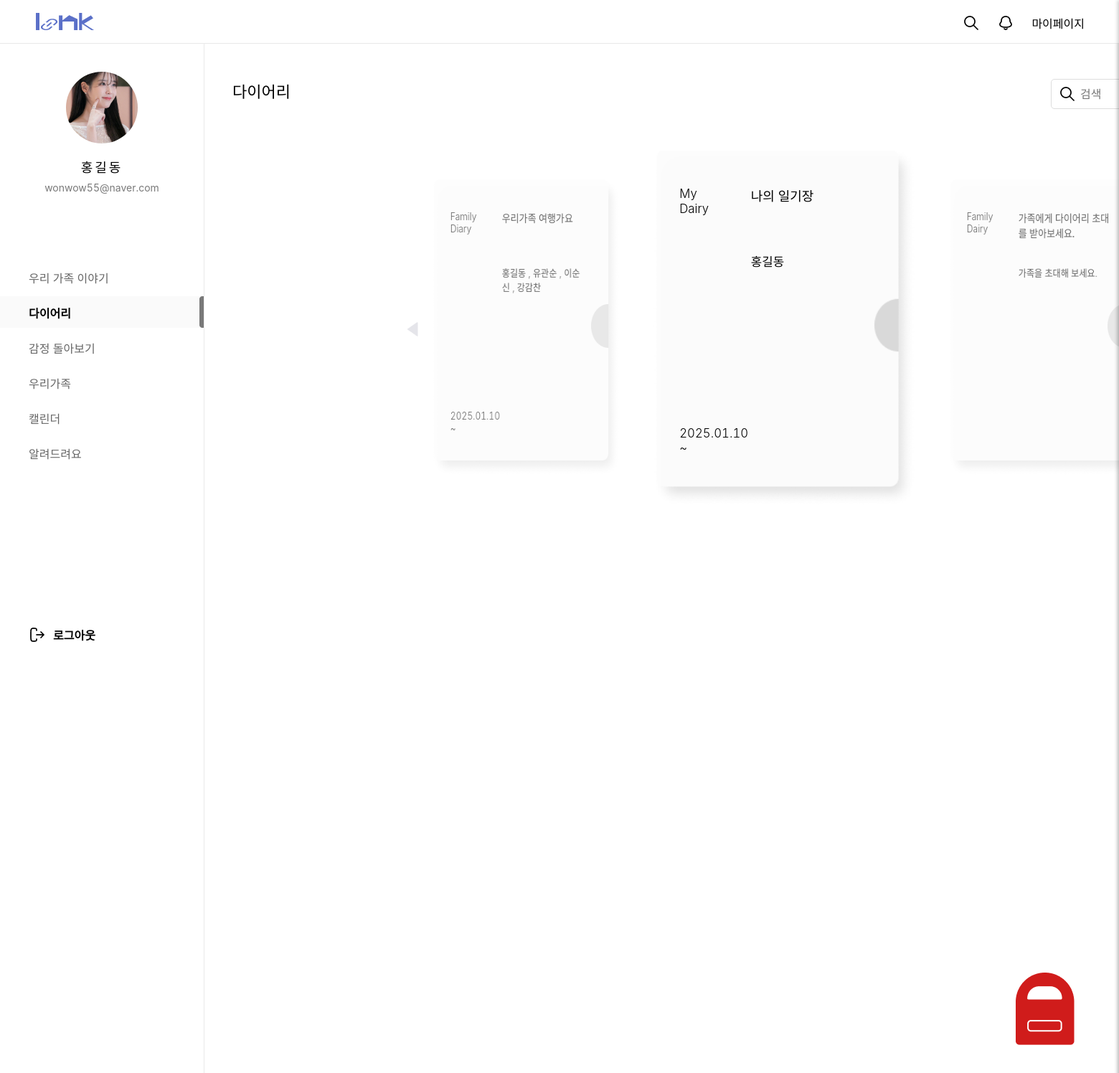
Screenshot of /diary/diaryHome/ (signed in) with the database file from the repository.
### mypage/models.py (models this page shows, shortened)
class Img(models.Model):
  id = models.CharField(max_length=50, primary_key=True)  # 고유한 ID
  img = models.ImageField(upload_to='images/', null=True, blank=True, default='../static/images/calendar1/default_profile.png')  # 디폴트 이미지 설정

### loginpage/models.py (models this page shows, shortened)
class Member(models.Model):
  id = models.CharField(max_length=50,primary_key=True)
  pw = models.CharField(max_length=100)
  name = models.CharField(max_length=100)
  nicName = models.CharField(max_length=100,default='123')
  mail = models.EmailField(max_length=100)
  birthday = models.CharField(max_length=50)
  gender = models.CharField(max_length=10,choices=[('남자', '남자'), ('여자', '여자')])
  mdate = models.DateTimeField(auto_now=True)
  created_group = models.OneToOneField(
        'diary.GroupDiary',  # '앱이름.모델이름' 형식
        on_delete=models.SET_NULL,
        null=True,
        blank=True,
        related_name='creator'
    )
  joined_group = models.ForeignKey(
        'diary.GroupDiary',  # '앱이름.모델이름' 형식
        on_delete=models.SET_NULL,
        null=True,
        blank=True,
        related_name='members'
    )

### diary/models.py (models this page shows, shortened)
class GroupDiary(models.Model):
  gno = models.IntegerField(default=0, null=False)
  member = models.ForeignKey(Member,on_delete=models.DO_NOTHING, null=False)
  gtitle = models.CharField(max_length=200)
  gName = models.CharField(max_length=100, null=False, default="우리 가족") # 그룹이름
  created_at = models.DateTimeField(auto_now_add=True)
  role = models.IntegerField(default=1)
  def __str__(self):
    return f"{self.gno},{self.member.id},{self.gtitle},{self.gName},{self.created_at}"

class MdiaryBoard(models.Model):
  mno = models.AutoField(primary_key=True)
  id = models.ForeignKey(Member,on_delete=models.DO_NOTHING, null=True)
  mtitle = models.CharField(max_length=1000,default='나의 일기장')
  mdate = models.DateField(auto_now=True)

### diary/views.py (the view, shortened to what this page needs)
# urls.py: path('diaryHome/', views.diaryHome, name="diaryHome"),
def diaryHome(request):
	id = request.session.get('session_id')
	name = request.session.get('session_name')
	my_info = Member.objects.filter(id=id).first()
	qs_group = GroupDiary.objects.filter(member=id)
	qs_createdDiary = GroupDiary.objects.filter(Q(member__id=id) & Q(role=1))
	c_context = {} #변수
	if qs_createdDiary:
		qs_joinedMem = GroupDiary.objects.filter(gno=qs_createdDiary[0].gno, role=2)
		if qs_joinedMem:
			c_context = {"creator":qs_createdDiary[0], "user_name":name, "joined_members":qs_joinedMem}
			print("있음",c_context)
		else:
			c_context = {"creator":qs_createdDiary[0], "user_name":name,}
			print("없음",c_context)
	qs_joinedDiary = GroupDiary.objects.filter(Q(member__id=id) & Q(role=2))
	qs_pDiary = MdiaryBoard.objects.get(id=id)
	c_context['pDiary'] = qs_pDiary
	c_context['qb'] = Img.objects.filter(id=id).first()
	c_context['info'] = my_info
	c_context['group'] = qs_group
	return render(request,'diaryHome.html',c_context)

### diary/templates/diaryHome.html (shortened to what this page needs)
{% load static %}
<!DOCTYPE html>
<html lang="ko">
<head>
  <link rel="stylesheet" href="{% static '/css/diary/diary_home.css'%}">
  <link rel="stylesheet" href="{% static '/css/home/main.css'%}">
  <link rel="stylesheet" href="{% static '/css/home/main.css'%}">
  <link rel="stylesheet" as="style" crossorigin href="https://cdn.jsdelivr.net/gh/orioncactus/pretendard@v1.3.9/dist/web/variable/pretendardvariable.min.css" />
</head>
</head>
<body>
<div id="top_nav">
  <h1><a href="/main/index/"></a></h1>
  <ul class="top_menu">
    <li><a id="searchBtn"><img src="/static/images/home/search_icon.png" alt=""></a></li>
    <li><a id="notiBtn"><img src="/static/images/home/bell_off_icon.png" alt=""></a></li>
    <li><a href="/mypage/main/">마이페이지</a></li>
  </ul>
</div>
<div id="gnb">
  <div id="user_profile">
    <div id="pimg">
      <img src="{{ qb.img.url }}" alt="" />
    </div>
    <p id="uName">{{info.name}}</p>
    <p id="uEmail">{{info.mail}}</p>
  </div>
  <nav id="menu">
    <ul>
      <a href="/main/index/"><li class="menu_item">우리 가족 이야기</li></a>
      <a href="/diary/diaryHome/"><li class="menu_item active">다이어리</li></a>
      <a href="/emotion/main/"><li class="menu_item">감정 돌아보기</li></a>
      <a href="/family1/fam/"><li class="menu_item">우리가족</li></a>
      <a href="/calendar1/cal/"><li class="menu_item">캘린더</li></a>
      <a href="/customer/"><li class="menu_item">알려드려요</li></a>
    </ul>
  </nav>
  <div id="logout">
    <a href="/main/logout/"><span>로그아웃</span></a>
  </div>
</div>
<div id="all_area">
  <div id="title_area">
    <p id="topTit">다이어리<span id="searchBar"><input type="text" name="search" placeholder="검색"></span>
    <span><a href="/diary/diaryMake/"><button id="plusBtn"><img src="/static/images/diary/plusBtn.png" alt=""></button></a></span></p>
  </div>
  <div id="main_area">
  <button class="prev-btn"><img src="/static/images/diary/Arrow_drop_left.png" alt=""></button>
  <div class="carousel">
    <div class="image-container">
      <div class="card" id="firstCard"><a href="/diary/CdiaryList/"><img src="/static/images/diary/diary.png" alt="">
        <div id="dFirst_area">
          <div class="diary_group">
            <p>Family Diary</p>
          </div>
          <div class="diary_title">
            {% if creator %}
            <p>{{ creator.gtitle }}</p>
            {% else %}
            <p>우리 가족 일기를 만들어보세요.</p>
            {% endif %}
          </div>
        </div>
        <div class="diary_member">
          <p>
            {% if creator %}
              {{ pDiary.id.name }}
              {% if joined_members %}
                {% for joined_member in joined_members %}
                , {{ joined_member.member.name }}
                {% endfor %}
              {% endif %}
            {% else %}
              가족을 초대해 보세요.
            {% endif %}
          </p>
        </div>
        <div class="diary_date">
          {% if creator %}
          <p>{{ creator.created_at|date:"Y.m.d" }} ~</p>
          {% else %}
          <p></p>
          {% endif %}
        </div>
      </a></div>
      <div class="card" id="secondCard"><a href="/diary/MdiaryList/"><img src="/static/images/diary/diary.png" alt="">
        <div id="dFirst_area">
          <div class="diary_group">
            <p>My Dairy</p>
          </div>
          <div class="diary_title">
            <p>{{pDiary.mtitle}}</p>
          </div>
        </div>
        <div class="diary_member">
          <p>{{ pDiary.id.name }}</p>
        </div>
        <div class="diary_date">
          <p>{{pDiary.mdate|date:"Y.m.d"}} ~</p>
        </div>
      </a></div>
      <div class="card"><a href="/diary/JdiaryList/"><img src="/static/images/diary/diary.png" alt="">
        <div id="dFirst_area">
          <div class="diary_group">
            <p>Family Dairy</p>
          </div>
          <div class="diary_title">
            {% if join_d %}
            <p>{{ join_d.0.gtitle }}</p>
            {% else %}
            <p>가족에게 다이어리 초대를 받아보세요.</p>
            {% endif %}
          </div>
        </div>
        <div class="diary_member">
          <p>
            {% if join_d %}
            {{ cMem.name }}
            {% for name in joined_names %}
            , {{ name }}
            {% endfor %}
            {% else %}
            가족을 초대해 보세요.
            {% endif %}
          </p>
        </div>
        <div class="diary_date">
          {% if join_d %}
          <p>{{ join_d.0.created_at|date:"Y.m.d" }} ~</p>
          {% else %}
          <p></p>
          {% endif %}
        </div>
      </a></div>
    </div>
  </div>
  </div>
  <div id="mailbox_container">
    <button id="mailBtn">
      <img id="mailBtn_icon" src="/static/images/diary/mailbox_alert_off.png" alt="">
    </button>
  </div>
</body>
</html>

### static/css/diary/diary_home.css (style rules this page uses)
* { margin:0; padding:0; font-family: "Pretendard Variable", Pretendard, -apple-system, BlinkMacSystemFont, system-ui, Roboto, "Helvetica Neue", "Segoe UI", "Apple SD Gothic Neo", "Noto Sans KR", "Malgun Gothic", "Apple Color Emoji", "Segoe UI Emoji", "Segoe UI Symbol", sans-serif; font-variant-numeric: tabular-nums; }
a { text-decoration: none; color:inherit }
#all_area { width:1617px; height:1080px; margin-left:284px; }
#title_area { display: flex; width:1617px; height: 150px; padding-top: 60px; display: flex; }
#topTit { font-size: 22px; font-weight: 500; padding-top: 50px; padding-left: 40px; display: flex; }
#searchBar { width: 250px; height: 40px; padding-left: 1060px; padding-right: 30px; }
#searchBar input { width: 200px; padding: 10px 40px; font-size: 16px; border: 1px solid #DDDDDD; border-radius: 5px; background: url('../../images/diary/search.png') no-repeat; background-position: 10px center; }
#main_area { position: relative; display: flex; width: 1617px; height: 500px; align-items: center; justify-content: center; overflow: hidden; }
.carousel { position: relative; width: 80%; max-width: 1000px; height: 600px; display: flex; align-items: center; overflow: hidden; }
.image-container { display: flex; justify-content: center; align-items: center; width: 100%; position: relative; }
.card { position: absolute; width: 30%; height: 60%; display: flex; justify-content: center; align-items: center; background-color: white; border-radius: 10px; box-shadow: 0 4px 6px rgba(0, 0, 0, 0.1); font-size: 24px; font-weight: bold; transition: transform 0.5s ease, opacity 0.5s ease; opacity: 0.6; }
.card.center { transform: translateX(0) scale(1.2) rotateY(0deg); opacity: 1; z-index: 2; }
.card.left { transform: translateX(-120%) rotateY(-30deg); }
.card.right { transform: translateX(120%) rotateY(30deg); }
.prev-btn { background: none; border: none; cursor: pointer; left: 200px; }
#dFirst_area { position: absolute; top: -208px; display: flex; width: 284px; height: 91px; padding-left: 33px; padding-top: 41px; box-sizing: border-box; }
.diary_group { margin-right: 43px; width: 40px; height: 50px; box-sizing: border-box; opacity: 1; transition: opacity 0.3s ease; }
.diary_group p { margin: 0; font-size: 14px; font-weight: 300; color: black; }
.diary_title { padding-right: 10px; width: 165px; height: 50px; box-sizing: border-box; opacity: 1; transition: opacity 0.3s ease; }
.diary_title p { margin: 0; font-size: 15px; font-weight: 500; color: black; }
.diary_member { position: absolute; top: -208px; width: 284px; height: 91px; display: flex; box-sizing: border-box; margin-top: 91px; }
.diary_member p { width: 130px; height: 42px; font-size: 14px; font-weight: 300; padding-top: 27px; padding-left: 116px; }
.diary_date { position: absolute; top: -208px; width: 284px; height: 73px; display: flex; box-sizing: border-box; margin-top: 319px; }
.diary_date p { width: 82px; height: 34px; font-size: 14px; font-weight: 300; margin-left: 33px; padding-right: 5px; }
#mailbox_container { position: relative; width: 100%; height: 100vh; overflow: hidden; }
#mailBtn { width: 123px; height: 123px; position: fixed; bottom: 42px; right: 62px; background-color: white; border: none; cursor: pointer; z-index: 10; transition: background-color 0.3s ease; }
#mailBtn_icon { width: 100%; height: auto; display: block; }

### rows the page displays
Img: img (picture)
Member: name "홍길동", mail "wonwow55@naver.com"
GroupDiary: gtitle "우리가족 여행가요", created_at "2025.01.10"
MdiaryBoard: id.name "홍길동", mtitle "나의 일기장", mdate "2025.01.10"
GroupDiary: member.name "유관순"
GroupDiary: member.name "이순신"
GroupDiary: member.name "강감찬"
